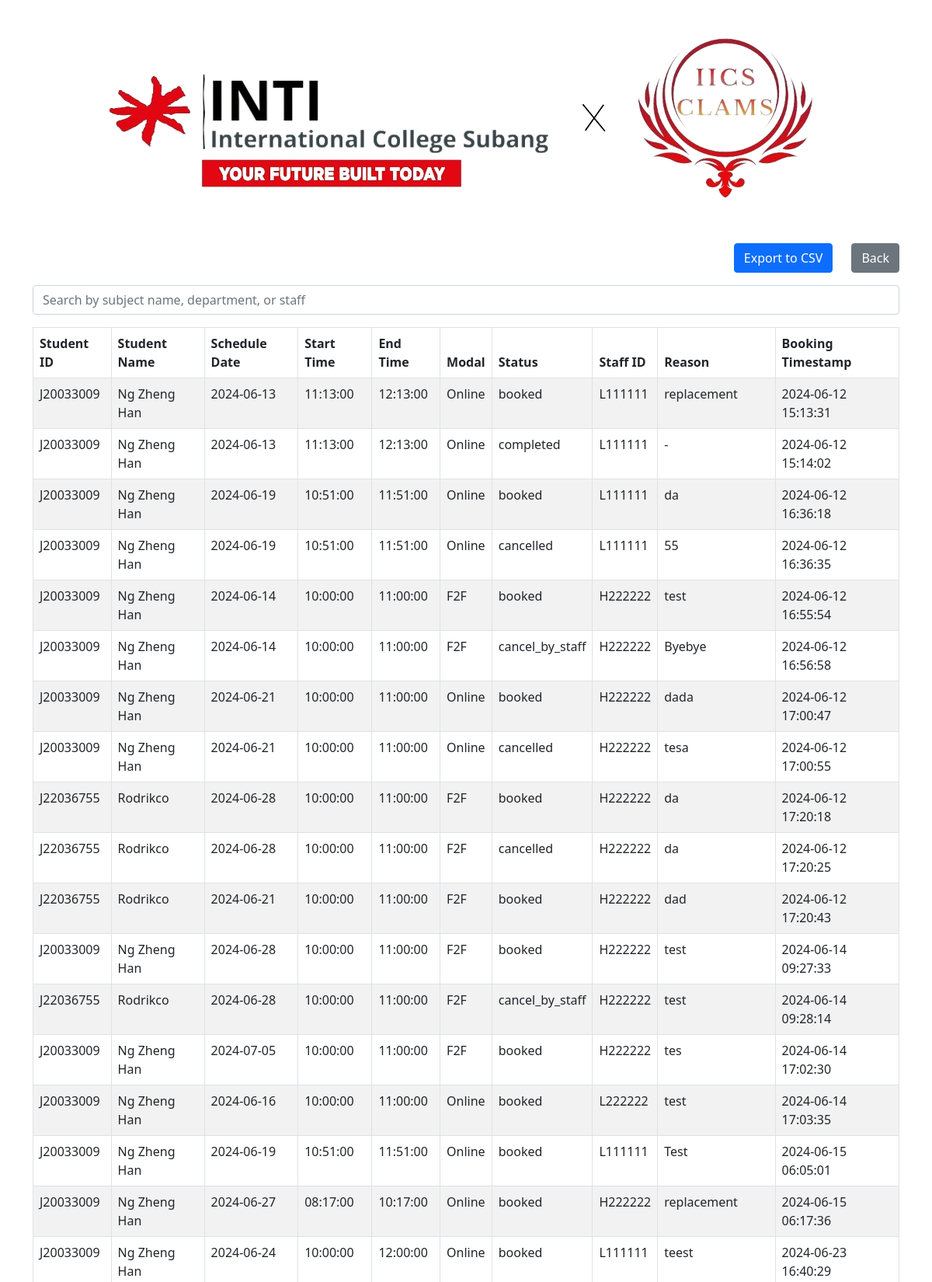
The app's page /admin/viewConsultation_history.php (signed in, upper part) with its own data.
### tables this page shows
CREATE TABLE `appointment_history` (
  `appointment_history_id` int(11) NOT NULL,
  `time_id` int(50) NOT NULL,
  `student_id` varchar(11) NOT NULL,
  `student_name` varchar(255) NOT NULL,
  `schedule_date` date NOT NULL,
  `start_time` time NOT NULL,
  `end_time` time NOT NULL,
  `modal` varchar(50) NOT NULL,
  `status` varchar(20) NOT NULL,
  `staff_id` varchar(20) NOT NULL,
  `reason` text NOT NULL,
  `booking_timestamp` timestamp NOT NULL DEFAULT current_timestamp()
);

### admin/viewConsultation_history.php (the view, shortened to what this page needs)
<?php
require_once "../database/dbconnect.php";
$query = "SELECT * FROM appointment_history WHERE status != 'deleted'";
$result = $con->query($query);
$data = [];
if ($result) {
    while ($row = $result->fetch_assoc()) {
        $data[] = $row;
    }
} else {
    echo "Error fetching data: " . $con->error;
}
?>
<!DOCTYPE html>
<html lang="en">
<head>
    <link href="https://cdn.jsdelivr.net/npm/bootstrap@5.0.2/dist/css/bootstrap.min.css" rel="stylesheet">
</head>
<body>
    <div class="container">
        <div class="row justify-content-center">
        <a href="../admin/adminMain.php">
                <img src="../images/Inti_X_IICS-CLAMS.png" class="img-fluid rounded mx-auto d-block" alt="INTI logo"><br>
            </a>
        </div>
        <div class="row justify-content-end align-items-center mb-3">
        <div class="col-auto">
            <form method="post" action="" class="d-inline">
                <button type="submit" name="export_csv" class="btn btn-primary">Export to CSV</button>
            </form>
        </div>
        <div class="col-auto">
            <a href="adminmain.php" class="btn btn-secondary">Back</a>
        </div>
    </div>
    <input type="text" id="searchTerm" class="form-control mb-3" placeholder="Search by subject name, department, or staff" oninput="searchSubjects()">
        <table class="table table-striped table-bordered">
            <thead>
                <tr>
                    <th scope="col">Student ID</th>
                    <th scope="col">Student Name</th>
                    <th scope="col">Schedule Date</th>
                    <th scope="col">Start Time</th>
                    <th scope="col">End Time</th>
                    <th scope="col">Modal</th>
                    <th scope="col">Status</th>
                    <th scope="col">Staff ID</th>
                    <th scope="col">Reason</th>
                    <th scope="col">Booking Timestamp</th>
                </tr>
            </thead>
            <tbody id="tableBody">
                <?php foreach ($data as $row): ?>
                    <tr>
                        <td><?php echo htmlspecialchars($row['student_id']); ?></td>
                        <td><?php echo htmlspecialchars($row['student_name']); ?></td>
                        <td><?php echo htmlspecialchars($row['schedule_date']); ?></td>
                        <td><?php echo htmlspecialchars($row['start_time']); ?></td>
                        <td><?php echo htmlspecialchars($row['end_time']); ?></td>
                        <td><?php echo htmlspecialchars($row['modal']); ?></td>
                        <td><?php echo htmlspecialchars($row['status']); ?></td>
                        <td><?php echo htmlspecialchars($row['staff_id']); ?></td>
                        <td><?php echo htmlspecialchars($row['reason']); ?></td>
                        <td><?php echo htmlspecialchars($row['booking_timestamp']); ?></td>
                    </tr>
                <?php endforeach; ?>
            </tbody>
        </table>
    </div>
</body>
</html>

### admin/viewConsultation_history.php (style rules this page uses)
body { padding-top: 20px; }

### records on screen
appointment_history: student "J20033009", student_name "Ng Zheng Han", schedule_date "2024-06-13", start_time "11:13:00", end_time "12:13:00", modal "Online", status "booked", staff "L111111", reason "replacement", booking_timestamp "2024-06-12 15:13:31"
appointment_history: student "J20033009", student_name "Ng Zheng Han", schedule_date "2024-06-13", start_time "11:13:00", end_time "12:13:00", modal "Online", status "completed", staff "L111111", reason "-", booking_timestamp "2024-06-12 15:14:02"
appointment_history: student "J20033009", student_name "Ng Zheng Han", schedule_date "2024-06-19", start_time "10:51:00", end_time "11:51:00", modal "Online", status "booked", staff "L111111", reason "da", booking_timestamp "2024-06-12 16:36:18"
appointment_history: student "J20033009", student_name "Ng Zheng Han", schedule_date "2024-06-19", start_time "10:51:00", end_time "11:51:00", modal "Online", status "cancelled", staff "L111111", reason "55", booking_timestamp "2024-06-12 16:36:35"
appointment_history: student "J20033009", student_name "Ng Zheng Han", schedule_date "2024-06-14", start_time "10:00:00", end_time "11:00:00", modal "F2F", status "booked", staff "H222222", reason "test", booking_timestamp "2024-06-12 16:55:54"
appointment_history: student "J20033009", student_name "Ng Zheng Han", schedule_date "2024-06-14", start_time "10:00:00", end_time "11:00:00", modal "F2F", status "cancel_by_staff", staff "H222222", reason "Byebye", booking_timestamp "2024-06-12 16:56:58"
appointment_history: student "J20033009", student_name "Ng Zheng Han", schedule_date "2024-06-21", start_time "10:00:00", end_time "11:00:00", modal "Online", status "booked", staff "H222222", reason "dada", booking_timestamp "2024-06-12 17:00:47"
appointment_history: student "J20033009", student_name "Ng Zheng Han", schedule_date "2024-06-21", start_time "10:00:00", end_time "11:00:00", modal "Online", status "cancelled", staff "H222222", reason "tesa", booking_timestamp "2024-06-12 17:00:55"
appointment_history: student "J22036755", student_name "Rodrikco", schedule_date "2024-06-28", start_time "10:00:00", end_time "11:00:00", modal "F2F", status "booked", staff "H222222", reason "da", booking_timestamp "2024-06-12 17:20:18"
appointment_history: student "J22036755", student_name "Rodrikco", schedule_date "2024-06-28", start_time "10:00:00", end_time "11:00:00", modal "F2F", status "cancelled", staff "H222222", reason "da", booking_timestamp "2024-06-12 17:20:25"
appointment_history: student "J22036755", student_name "Rodrikco", schedule_date "2024-06-21", start_time "10:00:00", end_time "11:00:00", modal "F2F", status "booked", staff "H222222", reason "dad", booking_timestamp "2024-06-12 17:20:43"
appointment_history: student "J20033009", student_name "Ng Zheng Han", schedule_date "2024-06-28", start_time "10:00:00", end_time "11:00:00", modal "F2F", status "booked", staff "H222222", reason "test", booking_timestamp "2024-06-14 09:27:33"
appointment_history: student "J22036755", student_name "Rodrikco", schedule_date "2024-06-28", start_time "10:00:00", end_time "11:00:00", modal "F2F", status "cancel_by_staff", staff "H222222", reason "test", booking_timestamp "2024-06-14 09:28:14"
appointment_history: student "J20033009", student_name "Ng Zheng Han", schedule_date "2024-07-05", start_time "10:00:00", end_time "11:00:00", modal "F2F", status "booked", staff "H222222", reason "tes", booking_timestamp "2024-06-14 17:02:30"
appointment_history: student "J20033009", student_name "Ng Zheng Han", schedule_date "2024-06-16", start_time "10:00:00", end_time "11:00:00", modal "Online", status "booked", staff "L222222", reason "test", booking_timestamp "2024-06-14 17:03:35"
appointment_history: student "J20033009", student_name "Ng Zheng Han", schedule_date "2024-06-19", start_time "10:51:00", end_time "11:51:00", modal "Online", status "booked", staff "L111111", reason "Test", booking_timestamp "2024-06-15 06:05:01"
appointment_history: student "J20033009", student_name "Ng Zheng Han", schedule_date "2024-06-27", start_time "08:17:00", end_time "10:17:00", modal "Online", status "booked", staff "H222222", reason "replacement", booking_timestamp "2024-06-15 06:17:36"
appointment_history: student "J20033009", student_name "Ng Zheng Han", schedule_date "2024-06-24", start_time "10:00:00", end_time "12:00:00", modal "Online", status "booked", staff "L111111", reason "teest", booking_timestamp "2024-06-23 16:40:29"
